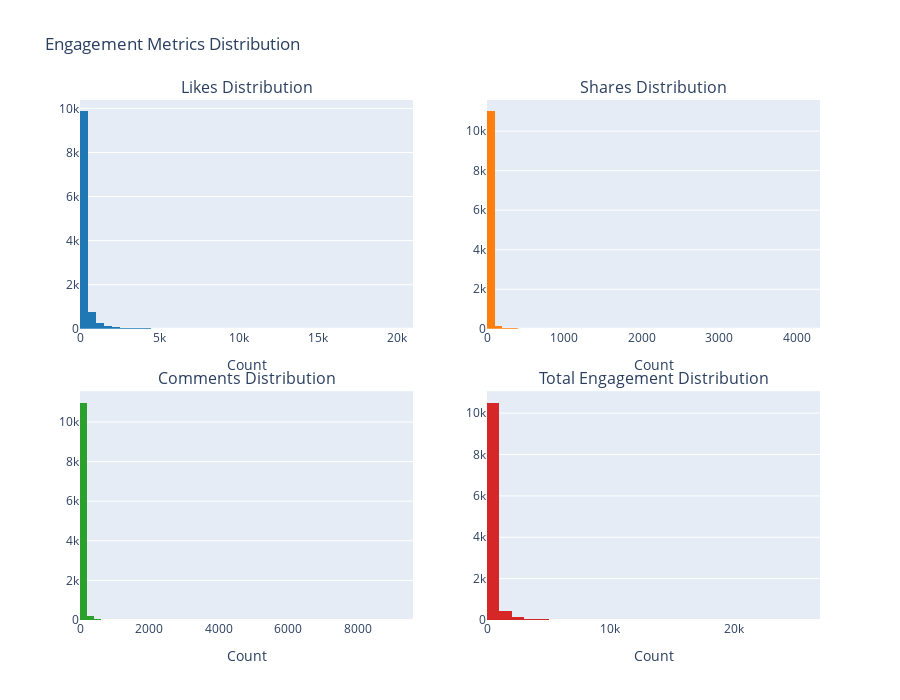

The notebook cell this image was saved under:
### Markdown cell above
## 3. Engagement Metrics Distribution

### 3.1 Distribution Visualizations

### Code cell
# Create 2x2 subplot for engagement distributions
fig = make_subplots(
    rows=2, cols=2,
    subplot_titles=('Likes Distribution', 'Shares Distribution', 
                    'Comments Distribution', 'Total Engagement Distribution'),
    vertical_spacing=0.12,
    horizontal_spacing=0.1
)

# Likes
fig.add_trace(
    go.Histogram(x=df['numLikes'], name='Likes', marker_color='#1f77b4', nbinsx=50),
    row=1, col=1
)

# Shares
fig.add_trace(
    go.Histogram(x=df['numShares'], name='Shares', marker_color='#ff7f0e', nbinsx=50),
    row=1, col=2
)

# Comments
fig.add_trace(
    go.Histogram(x=df['numComments'], name='Comments', marker_color='#2ca02c', nbinsx=50),
    row=2, col=1
)

# Total Engagement
fig.add_trace(
    go.Histogram(x=df['total_engagement'], name='Total', marker_color='#d62728', nbinsx=50),
    row=2, col=2
)

fig.update_layout(
    title_text='Engagement Metrics Distribution',
    height=700,
    showlegend=False
)

fig.update_xaxes(title_text='Count', row=1, col=1)
fig.update_xaxes(title_text='Count', row=1, col=2)
fig.update_xaxes(title_text='Count', row=2, col=1)
fig.update_xaxes(title_text='Count', row=2, col=2)

fig.show()
fig.write_html('../output/figures/engagement_distributions.html')

### Figure 1 — Plotly figure (JSON) as saved in the notebook; plotly's stock layout.template omitted (floating-point values rounded to 4 significant figures; data arrays with more than 128 entries replaced by an {"elided": "..."} marker saying what was removed)
{"data": [{"marker": {"color": "#1f77b4"}, "name": "Likes", "nbinsx": 50, "type": "histogram", "x": {"elided": "11227 int values"}, "xaxis": "x", "yaxis": "y"}, {"marker": {"color": "#ff7f0e"}, "name": "Shares", "nbinsx": 50, "type": "histogram", "x": {"elided": "11227 int values"}, "xaxis": "x2", "yaxis": "y2"}, {"marker": {"color": "#2ca02c"}, "name": "Comments", "nbinsx": 50, "type": "histogram", "x": {"elided": "11227 int values"}, "xaxis": "x3", "yaxis": "y3"}, {"marker": {"color": "#d62728"}, "name": "Total", "nbinsx": 50, "type": "histogram", "x": {"elided": "11227 int values"}, "xaxis": "x4", "yaxis": "y4"}], "layout": {"annotations": [{"font": {"size": 16}, "showarrow": false, "text": "Likes Distribution", "x": 0.225, "xanchor": "center", "xref": "paper", "y": 1, "yanchor": "bottom", "yref": "paper"}, {"font": {"size": 16}, "showarrow": false, "text": "Shares Distribution", "x": 0.775, "xanchor": "center", "xref": "paper", "y": 1, "yanchor": "bottom", "yref": "paper"}, {"font": {"size": 16}, "showarrow": false, "text": "Comments Distribution", "x": 0.225, "xanchor": "center", "xref": "paper", "y": 0.44, "yanchor": "bottom", "yref": "paper"}, {"font": {"size": 16}, "showarrow": false, "text": "Total Engagement Distribution", "x": 0.775, "xanchor": "center", "xref": "paper", "y": 0.44, "yanchor": "bottom", "yref": "paper"}], "height": 700, "showlegend": false, "title": {"text": "Engagement Metrics Distribution"}, "xaxis": {"anchor": "y", "domain": [0, 0.45], "title": {"text": "Count"}}, "xaxis2": {"anchor": "y2", "domain": [0.55, 1], "title": {"text": "Count"}}, "xaxis3": {"anchor": "y3", "domain": [0, 0.45], "title": {"text": "Count"}}, "xaxis4": {"anchor": "y4", "domain": [0.55, 1], "title": {"text": "Count"}}, "yaxis": {"anchor": "x", "domain": [0.56, 1]}, "yaxis2": {"anchor": "x2", "domain": [0.56, 1]}, "yaxis3": {"anchor": "x3", "domain": [0, 0.44]}, "yaxis4": {"anchor": "x4", "domain": [0, 0.44]}}}
